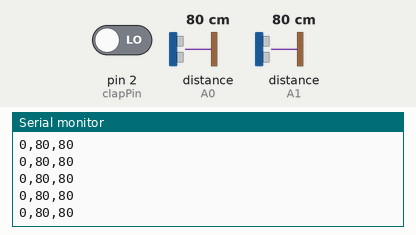
Bench run of a sketch on a simulated Arduino Uno, built with avr-gcc and run on an emulated ATmega328P. Shown: the last lines printed to the serial monitor. The inputs (shaded band) are chosen by the test bench; at power-on: distance to the obstacle (sensors on A1, A0) 80 cm, pin 2 (clapPin) LOW.

Above: at 1.2 s.
1.3 s: distance to the obstacle (sensor on A1) set to 9 cm
At 1.36 s:
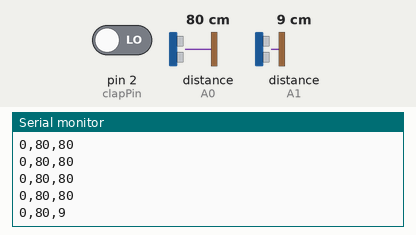
4.3 s: distance to the obstacle (sensor on A0) set to 2 cm
At 4.32 s:
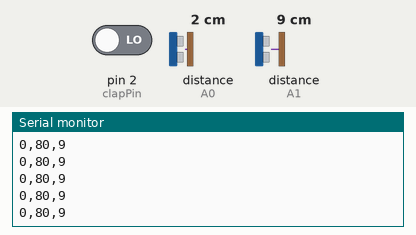
5.8 s: pin 2 (clapPin) driven HIGH
At 5.9 s:
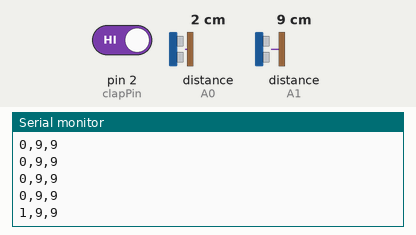
7.3 s: distance to the obstacle (sensor on A0) set to 18 cm
At 7.32 s:
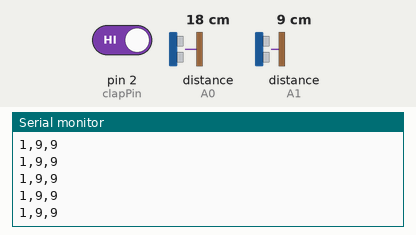
8.8 s: distance to the obstacle (sensor on A1) set to 18 cm
At 8.81 s:
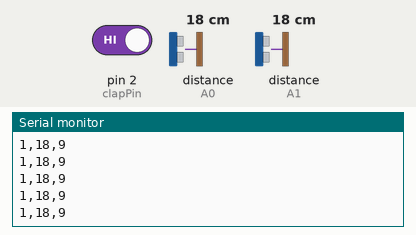
10.3 s: pin 2 (clapPin) driven LOW
At 10.4 s:
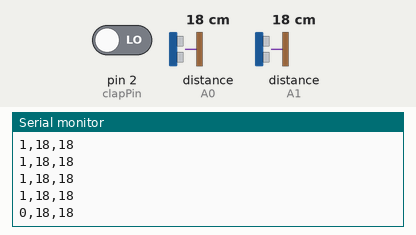
Timing chart, 0 to 12.8 s (numbered marks = the images above; inputs shaded):
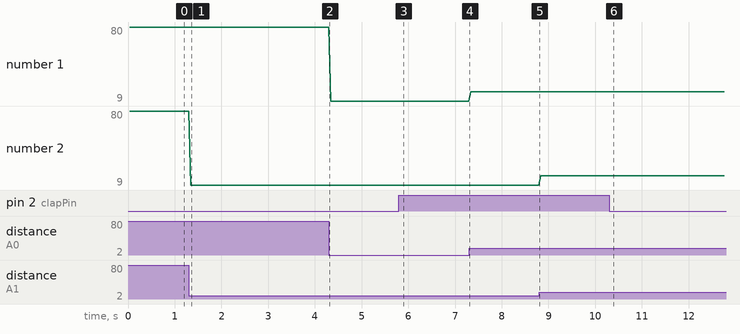

The sketch:

final_ar.ino
```cpp
#include <SharpIR.h>

//model and input pin

int clapPin = 2;
int clap;
int start;
long delayTime = 500;

#define IRPin A0 //SHARP IR x
#define IRPin2 A1 //SHARP IR y
#define model 1080

int dist_cm;
int dist_cm2;
SharpIR mySensor = SharpIR(IRPin, model);
SharpIR mySensor2 = SharpIR(IRPin2, model);


void setup() {
 Serial.begin(9600);
 pinMode(clapPin, INPUT);

}

void loop() {
  long start = millis();
  while(millis() - start < delayTime){
    clap = digitalRead(clapPin);
    dist_cm = mySensor.distance();
    dist_cm2 = mySensor2.distance();
    Serial.print(clap);
    Serial.print(",");
    Serial.print(dist_cm);
    Serial.print(",");
    Serial.print(dist_cm2);
    Serial.println();

  }

}
```

Measured:
- after the input at 1.3 s, the serial monitor: prints a new line at once (image 1)
- after the input at 5.8 s, the serial monitor: prints a new line after 0.07 s (image 3)
- after the input at 10.3 s, the serial monitor: prints a new line after 0.07 s (image 6)
- plotted number 1: 9 → 18 after the input at 7.3 s
- plotted number 2: 80 → 9 after the input at 1.3 s
